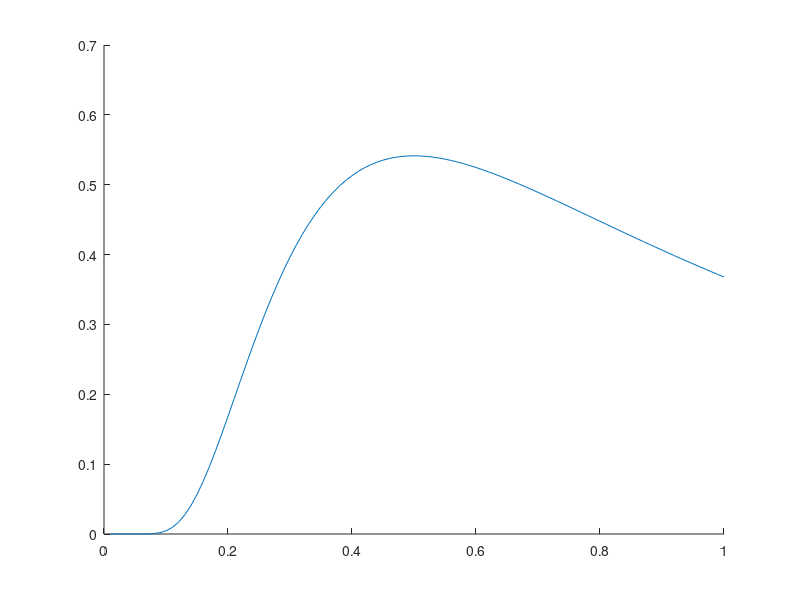

Write the MATLAB code that produced this figure. (Note: this script raises an error after producing the figure.)
figure
hold on
clear

%
% Problem 2.2 a
%
data = load('dataset1.mat');
X = data.x;
range = 0:0.01:1;

invgam = @(s, a, b) b^a./gamma(a).*s.^(-a-1).*exp(-b./s);

% Use the Log-exp-sum-trick
invgamln = @(s, a, b) exp(a * log(b) - gammaln(a) - (a + 1)*log(s) - (b./s));


% Test 1
prior1 = plot(range, invgamln(range, 1, 1));
posterior1 = plot(range, invgamln(range, alphaN(X, 1), betaN(X, 1)));

% Test 2
prior2 = plot(range, invgamln(range, 10, 1));
posterior2 = plot(range, invgamln(range, alphaN(X, 10), betaN(X, 1)));

%
% Problem 2.2 b
%
MAP = @(a,b) b./(a+1);

M_A = MAP(alphaN(X, 1), betaN(X, 1));
M_B = MAP(alphaN(X, 10), betaN(X, 1));

%
% Problem 2.2 c
%
bF = invgamln(M_A, alphaN(X, 1), betaN(X, 1)) ./ invgamln(M_B, alphaN(X, 10), betaN(X, 1));

legend('Model A prior', 'Model A posterior', 'Model B prior', 'Model B posterior')

function alpha = alphaN(x, a)
    [n, ~] = size(x);
    alpha = a + n;
end

function beta = betaN(x, b)
    [n, ~] = size(x);
    mu = 1/n * sum(x);
    s = zeros(n,1);
    for m=1:n
        s(m) = (x(m,:)-mu) * transpose(x(m,:)-mu);
    end
    beta = sum(s)./2 - b;
end